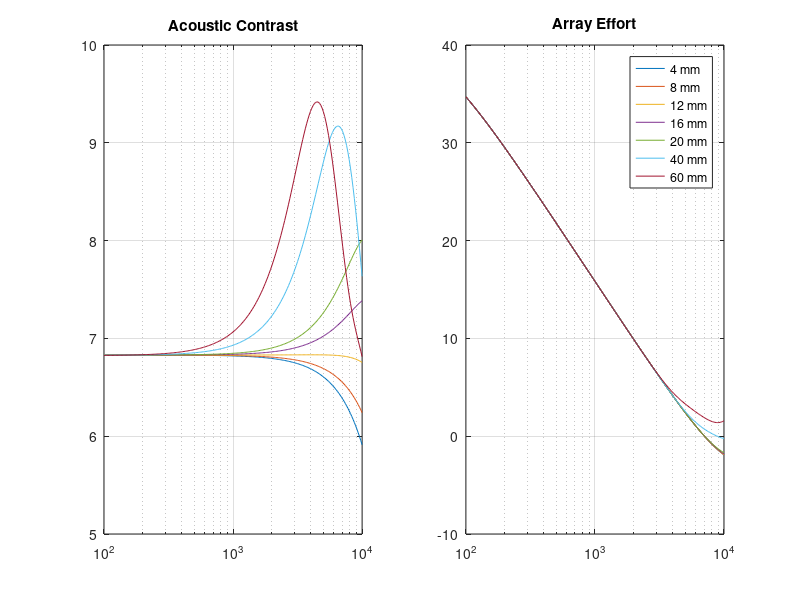

Reproduce this figure in MATLAB.
% Radius at 1
% 5 Bright points in Cross shape
% Sphere of 266 equally spaced points
% NR          - No Regularization
% EF          - Broadside Double Layer
% #S          - Numer of sources
% 4S_B#       - Spacing between each layer
% 4S_B1cm_D#  - Spacing between sources

clc
clear 

figure('Name','2 cm spacing','NumberTitle','off')
load 4S_B1cm_D4mm
subplot(1,2,1)
semilogx(freq,AC),title('Acoustic Contrast')
subplot(1,2,2)
semilogx(freq,AE),title('Array Effort')


load 4S_B1cm_D8mm
subplot(1,2,1),hold on
semilogx(freq,AC),title('Acoustic Contrast')
subplot(1,2,2),hold on
semilogx(freq,AE),title('Array Effort')

load 4S_B1cm_D12mm
subplot(1,2,1),hold on
semilogx(freq,AC),title('Acoustic Contrast')
subplot(1,2,2),hold on
semilogx(freq,AE),title('Array Effort')

load 4S_B1cm_D16mm
subplot(1,2,1),hold on
semilogx(freq,AC),title('Acoustic Contrast')
subplot(1,2,2),hold on
semilogx(freq,AE),title('Array Effort')

load 4S_B1cm_D20mm
subplot(1,2,1),hold on
semilogx(freq,AC),title('Acoustic Contrast')
subplot(1,2,2),hold on
semilogx(freq,AE),title('Array Effort')

load 4S_B1cm_D40mm
subplot(1,2,1),hold on
semilogx(freq,AC),title('Acoustic Contrast')
subplot(1,2,2),hold on
semilogx(freq,AE),title('Array Effort')

load 4S_B1cm_D60mm
subplot(1,2,1),hold on
semilogx(freq,AC),title('Acoustic Contrast')
subplot(1,2,2),hold on
semilogx(freq,AE),title('Array Effort')

subplot(1,2,1)
grid
subplot(1,2,2)
grid
legend('4 mm','8 mm','12 mm','16 mm','20 mm','40 mm','60 mm')
